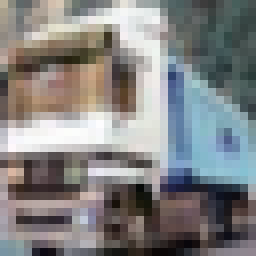
#> input picture LBP_local binary pattern/cifar10.bmp, 32 x 32 px, found by its file name (shown 8 times larger)
$ jupyter execute LBP.ipynb
#> lines starting #> are read from the running program, lines starting #| are printed output that depends on the picture
[cell 1]
import cv2
import google.colab.patches as colab
import matplotlib.pyplot as plt
import numpy

[cell 2]
in_mat = cv2.imread("/content/drive/MyDrive/Colab Notebooks/LBP_local binary pattern/cifar10.bmp", 0)
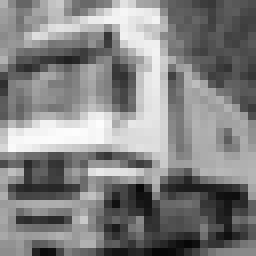
#> in_mat: shape (32, 32) (shown 8 times larger); min 7, max 253, mean 130.4
colab.cv2_imshow(in_mat)

[cell 3]
map = numpy.array([0, 1,  2,  3,  4, 58,  5,  6,  7, 58, 58, 58,
           8, 58,  9, 10, 11, 58, 58, 58, 58, 58, 58, 58,
          12, 58, 58, 58, 13, 58, 14, 15, 16, 58, 58, 58, 58, 58, 58, 58,
          58, 58, 58, 58, 58, 58, 58, 58, 17, 58, 58, 58, 58, 58, 58, 58,
          18, 58, 58, 58, 19, 58, 20, 21, 22, 58, 58, 58, 58, 58, 58, 58,
          58, 58, 58, 58, 58, 58, 58, 58, 58, 58, 58, 58, 58, 58, 58, 58,
          58, 58, 58, 58, 58, 58, 58, 58, 23, 58, 58, 58, 58, 58, 58, 58,
          58, 58, 58, 58, 58, 58, 58, 58, 24, 58, 58, 58, 58, 58, 58, 58,
          25, 58, 58, 58, 26, 58, 27, 28, 29, 30, 58, 31, 58, 58, 58, 32,
          58, 58, 58, 58, 58, 58, 58, 33, 58, 58, 58, 58, 58, 58, 58, 58,
          58, 58, 58, 58, 58, 58, 58, 34, 58, 58, 58, 58, 58, 58, 58, 58,
          58, 58, 58, 58, 58, 58, 58, 58, 58, 58, 58, 58, 58, 58, 58, 58,
          58, 58, 58, 58, 58, 58, 58, 35, 36, 37, 58, 38, 58, 58, 58, 39,
          58, 58, 58, 58, 58, 58, 58, 40, 58, 58, 58, 58, 58, 58, 58, 58,
          58, 58, 58, 58, 58, 58, 58, 41, 42, 43, 58, 44, 58, 58, 58, 45,
          58, 58, 58, 58, 58, 58, 58, 46, 47, 48, 58, 49, 58, 58, 58, 50,
          51, 52, 58, 53, 54, 55, 56, 57])

[cell 4]
LBP_hist = numpy.zeros(59, dtype=numpy.float32)

[cell 5]
# define the offsets of 8 neighbor points
neighbor_offset = numpy.array([[0, 1], [-1, 1], [-1, 0], [-1, -1],
                [0, -1], [1, -1], [1, 0], [1, 1]])

get the rows and cols of the input image

[cell 6]
rows = in_mat.shape[0]
#> rows = 32
cols = in_mat.shape[1]
#> cols = 32

[cell 7]
for row in range(1,rows-1):
  for col in range(1, cols-1):

    # get the center intensity
    g = in_mat[row, col]

    # threshold neighbor intensity by g
    code_256L = 0
    mask = 0x01

    for i in range(len(neighbor_offset)):
      neighbor_pos = [row, col] + neighbor_offset[i]

      # get the intensity of ith neighbor point
      g_i = in_mat[neighbor_pos[0], neighbor_pos[1]]

      # binarization
      if g_i >= g:
        code_256L = code_256L | mask

      # shift one-bit left
      mask = mask << 1

    # voting
    code_59L = map[code_256L]
    LBP_hist[code_59L] = LBP_hist[code_59L] + 1
#> after the loop, LBP_hist = 59 values, max 155 at index 58, min 1 at index 2, mean 15.25

perform the normalization and polt the LBP histogram

[cell 8]
LBP_hist = LBP_hist / ((rows-2) * (cols-2))
#> LBP_hist = 59 values, max 0.172 at index 58, min 0.00111 at index 2, mean 0.0169
plt.bar(range(LBP_hist.shape[0]), LBP_hist)
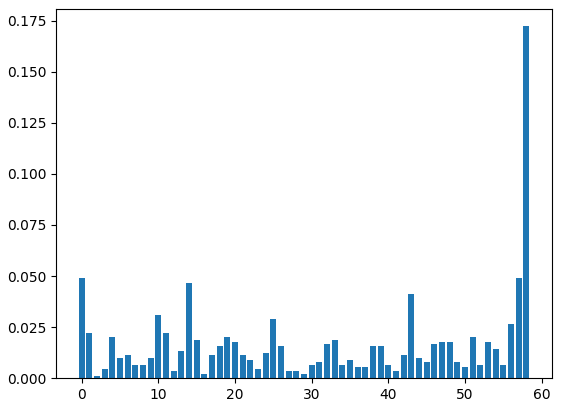
#> figure drawn by matplotlib, 1 panel; tallest bar 0.172 high, from x = 57.6 to 58.4
